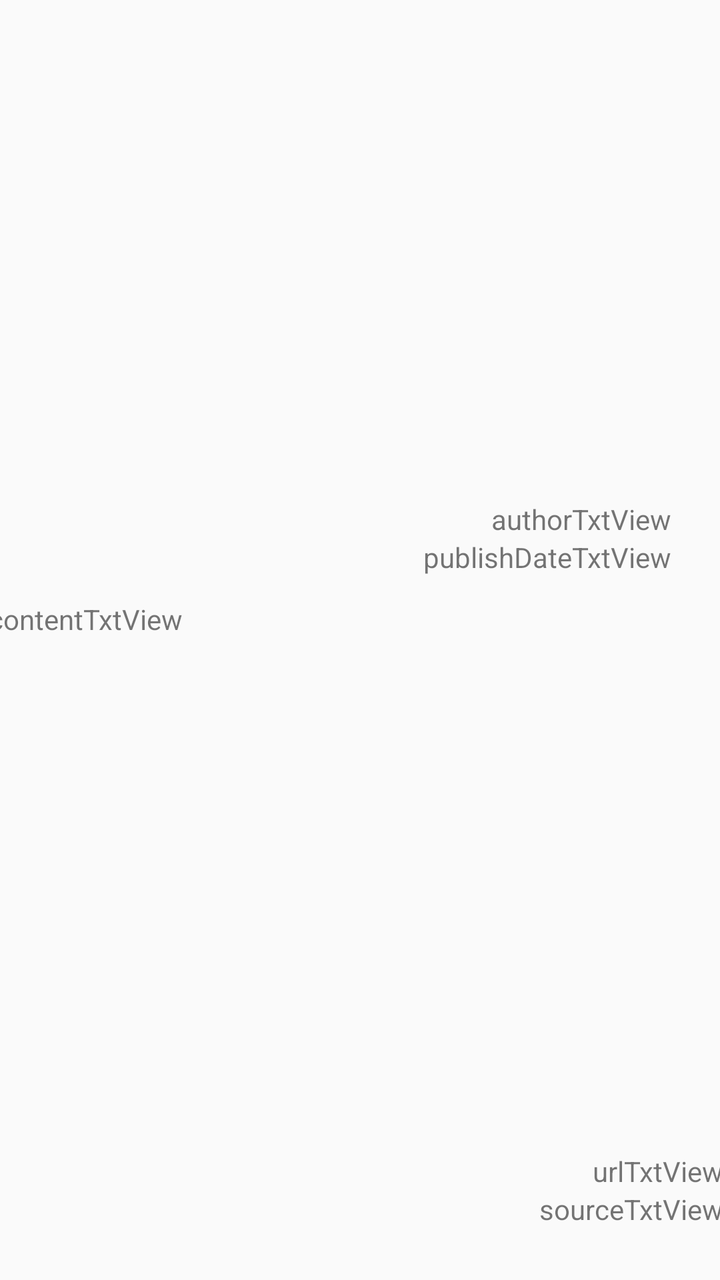
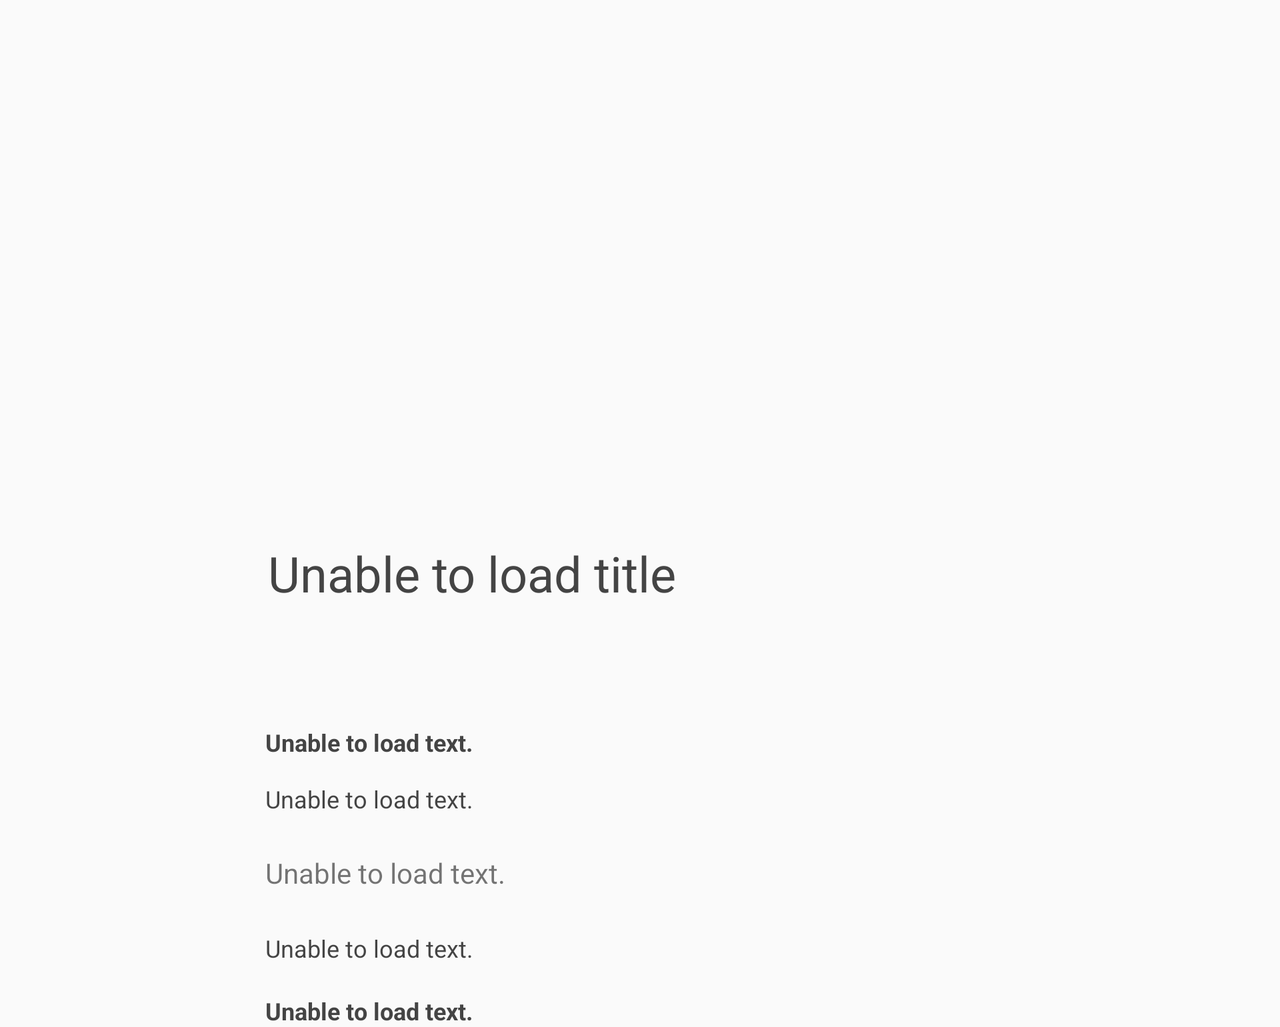

First picture: res/layout/ on a phone held upright. Second picture: the repository's own variant of that layout, on a device whose configuration matches the variant's folder. Source for both follows.
<!-- AndroidManifest.xml: application theme AppTheme -->
<!-- res/layout/activity_result.xml -->
<?xml version="1.0" encoding="utf-8"?>
<androidx.constraintlayout.widget.ConstraintLayout xmlns:android="http://schemas.android.com/apk/res/android"
    xmlns:app="http://schemas.android.com/apk/res-auto"
    xmlns:tools="http://schemas.android.com/tools"
    android:orientation="vertical"
    android:layout_width="match_parent"
    android:layout_height="match_parent"
    tools:context=".ResultActivity">

    <ImageView
        android:id="@+id/imageView"
        android:layout_width="match_parent"
        android:layout_height="230dp"
        android:layout_marginStart="20dp"
        android:layout_marginTop="20dp"
        android:layout_marginEnd="20dp"
        app:layout_constraintEnd_toEndOf="parent"
        app:layout_constraintStart_toStartOf="parent"
        app:layout_constraintTop_toTopOf="parent"
        tools:srcCompat="@tools:sample/backgrounds/scenic" />

    <TextView
        android:id="@+id/titleTxtView"
        android:layout_width="match_parent"
        android:layout_height="wrap_content"
        android:layout_marginStart="25dp"
        android:layout_marginEnd="25dp"
        app:layout_constraintBottom_toBottomOf="@+id/imageView"
        app:layout_constraintEnd_toEndOf="parent"
        app:layout_constraintStart_toStartOf="parent" />

    <TextView
        android:id="@+id/authorTxtView"
        android:layout_width="wrap_content"
        android:layout_height="wrap_content"
        android:layout_marginEnd="4dp"
        android:text="authorTxtView"
        app:layout_constraintEnd_toEndOf="@+id/imageView"
        app:layout_constraintTop_toBottomOf="@+id/imageView" />

    <TextView
        android:id="@+id/publishDateTxtView"
        android:layout_width="wrap_content"
        android:layout_height="wrap_content"
        android:layout_marginEnd="24dp"
        android:text="publishDateTxtView"
        app:layout_constraintEnd_toEndOf="parent"
        app:layout_constraintTop_toBottomOf="@+id/authorTxtView" />

    <TextView
        android:id="@+id/contentTxtView"
        android:layout_width="368dp"
        android:layout_height="276dp"
        android:layout_marginStart="20dp"
        android:layout_marginTop="12dp"
        android:text="contentTxtView"
        app:layout_constraintEnd_toEndOf="@+id/publishDateTxtView"
        app:layout_constraintStart_toStartOf="parent"
        app:layout_constraintTop_toBottomOf="@+id/publishDateTxtView" />

    <TextView
        android:id="@+id/urlTxtView"
        android:layout_width="wrap_content"
        android:layout_height="wrap_content"
        android:text="urlTxtView"
        app:layout_constraintEnd_toEndOf="@+id/contentTxtView"
        app:layout_constraintTop_toBottomOf="@+id/contentTxtView" />

    <TextView
        android:id="@+id/sourceTxtView"
        android:layout_width="wrap_content"
        android:layout_height="wrap_content"
        android:text="sourceTxtView"
        app:layout_constraintEnd_toEndOf="@+id/urlTxtView"
        app:layout_constraintTop_toBottomOf="@+id/urlTxtView" />


</androidx.constraintlayout.widget.ConstraintLayout>
<!-- resources referenced by this layout -->
<resources>
  <style name="AppTheme" parent="Theme.AppCompat.Light.NoActionBar">
          
          <item name="android:windowFullscreen">true</item>
          <item name="colorPrimary">@color/colorPrimary</item>
          <item name="colorPrimaryDark">@color/colorPrimaryDark</item>
          <item name="colorAccent">@color/colorAccent</item>
      </style>
</resources>
<!-- res/layout-land/activity_result.xml (the repository's variant of the layout above) -->
<!-- drawn on the phone turned sideways -->
<?xml version="1.0" encoding="utf-8"?>
<ScrollView xmlns:android="http://schemas.android.com/apk/res/android"
    xmlns:app="http://schemas.android.com/apk/res-auto"
    xmlns:tools="http://schemas.android.com/tools"
    android:layout_width="match_parent"
    android:layout_height="match_parent">

    <androidx.constraintlayout.widget.ConstraintLayout
        android:layout_width="match_parent"
        android:layout_height="wrap_content"
        android:orientation="vertical"
        tools:context=".ResultActivity">


        <TextView
            android:id="@+id/resultTitle"
            style="@style/ResultTitleView"
            android:layout_width="360dp"
            android:layout_height="65dp"
            android:layout_marginTop="20dp"
            android:text="@string/errorTitleMessage"
            android:textAlignment="textStart"
            app:layout_constraintEnd_toEndOf="parent"
            app:layout_constraintHorizontal_bias="0.479"
            app:layout_constraintStart_toStartOf="parent"
            app:layout_constraintTop_toBottomOf="@+id/resultImage" />

        <ImageView
            android:id="@+id/resultImage"
            android:layout_width="500dp"
            android:layout_height="250dp"
            android:adjustViewBounds="true"
            android:contentDescription="@string/errorImageMessage"
            android:scaleType="fitXY"
            android:src="@drawable/placeholder"
            app:layout_constraintEnd_toEndOf="parent"
            app:layout_constraintStart_toStartOf="parent"
            app:layout_constraintTop_toTopOf="parent"
            app:srcCompat="@drawable/placeholder"
            tools:srcCompat="@drawable/placeholder" />

        <TextView
            android:id="@+id/resultAuthor"
            style="@style/ResultAuthorView"
            android:layout_width="368dp"
            android:layout_height="wrap_content"
            android:layout_marginTop="28dp"
            android:text="@string/errorMessage"
            android:textAlignment="viewStart"
            app:layout_constraintEnd_toEndOf="parent"
            app:layout_constraintHorizontal_bias="0.488"
            app:layout_constraintStart_toStartOf="parent"
            app:layout_constraintTop_toBottomOf="@+id/resultTitle" />

        <TextView
            android:id="@+id/resultPublishedDate"
            style="@style/ResultTextView"
            android:layout_width="368dp"
            android:layout_height="19dp"
            android:layout_marginTop="12dp"
            android:text="@string/errorMessage"
            android:textAlignment="viewStart"
            app:layout_constraintEnd_toEndOf="parent"
            app:layout_constraintHorizontal_bias="0.488"
            app:layout_constraintStart_toStartOf="parent"
            app:layout_constraintTop_toBottomOf="@+id/resultAuthor" />

        <TextView
            android:id="@+id/resultContent"
            android:layout_width="368dp"
            android:layout_height="wrap_content"
            android:text="@string/errorMessage"
            android:textAlignment="viewStart"
            app:layout_constraintBottom_toBottomOf="parent"
            app:layout_constraintEnd_toEndOf="parent"
            app:layout_constraintHorizontal_bias="0.488"
            app:layout_constraintStart_toStartOf="parent"
            app:layout_constraintTop_toBottomOf="@+id/resultPublishedDate"
            app:layout_constraintVertical_bias="0.198" />

        <TextView
            android:id="@+id/resultURL"
            style="@style/ResultTextView"
            android:layout_width="368dp"
            android:layout_height="wrap_content"
            android:layout_marginTop="20dp"
            android:autoLink="web"
            android:text="@string/errorMessage"
            android:textAlignment="viewStart"
            app:layout_constraintEnd_toEndOf="parent"
            app:layout_constraintHorizontal_bias="0.488"
            app:layout_constraintStart_toStartOf="parent"
            app:layout_constraintTop_toBottomOf="@+id/resultContent" />

        <TextView
            android:id="@+id/resultSource"
            style="@style/ResultAuthorView"
            android:layout_width="368dp"
            android:layout_height="wrap_content"
            android:layout_marginTop="15dp"
            android:text="@string/errorMessage"
            app:layout_constraintBottom_toBottomOf="parent"
            app:layout_constraintEnd_toEndOf="parent"
            app:layout_constraintHorizontal_bias="0.488"
            app:layout_constraintStart_toStartOf="parent"
            app:layout_constraintTop_toBottomOf="@+id/resultURL"
            app:layout_constraintVertical_bias="0.265" />


    </androidx.constraintlayout.widget.ConstraintLayout>


</ScrollView>
<!-- resources referenced by the variant -->
<!-- as the phone turned sideways resolves them -->
<resources>
  <string name="errorImageMessage"> Unable to load image. </string>
  <string name="errorMessage"> Unable to load text.</string>
  <string name="errorTitleMessage">Unable to load title</string>
  <style name="ResultAuthorView">
          <item name="android:fontFamily">sans-serif</item>
          <item name="android:textSize">12sp</item>
          <item name="android:textColor">#444444</item>
          <item name="android:textStyle"> bold </item>
      </style>
  <style name="ResultTextView">
          <item name="android:fontFamily">sans-serif</item>
          <item name="android:textSize">12sp</item>
          <item name="android:textColor">#444444</item>
      </style>
  <style name="ResultTitleView">
          <item name="android:fontFamily">sans-serif</item>
          <item name="android:textSize">24.5sp</item>
          <item name="android:textColor">#444444</item>
      </style>
  <style name="AppTheme" parent="Theme.AppCompat.Light.NoActionBar">
          
          <item name="android:windowFullscreen">true</item>
          <item name="colorPrimary">@color/colorPrimary</item>
          <item name="colorPrimaryDark">@color/colorPrimaryDark</item>
          <item name="colorAccent">@color/colorAccent</item>
      </style>
</resources>
